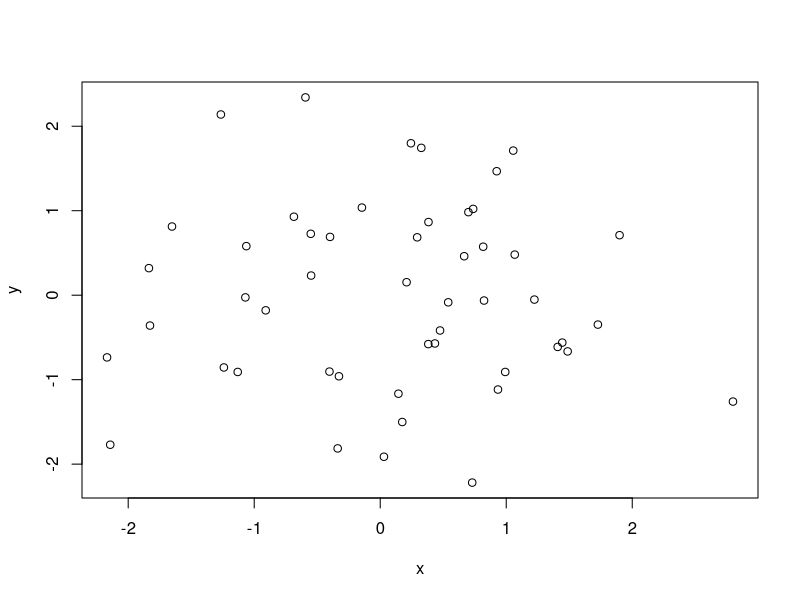
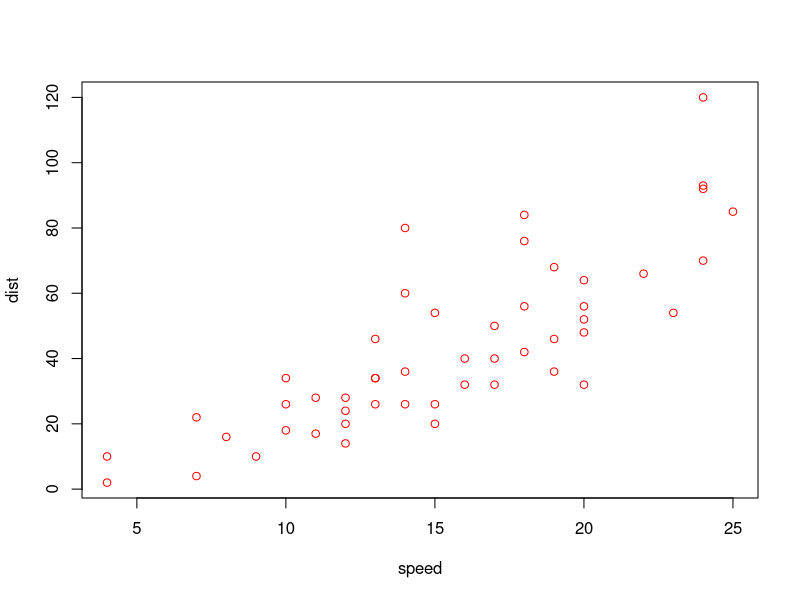
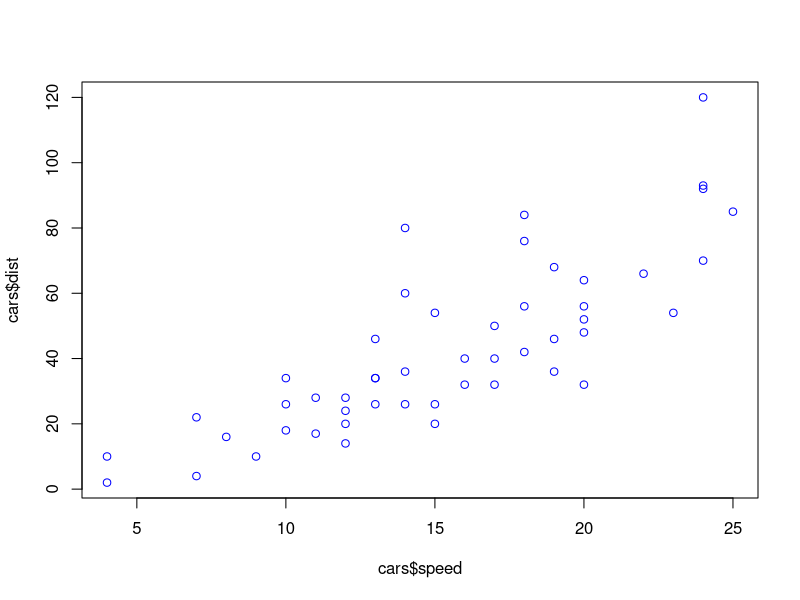

Write R code to recreate these figures, in order. (Note: this script raises an error after producing the figures.)
# GRÁFICOS: parte II

# Como vimos en la lección 3.5 (gráficos simples para visualizar datos)
# existe una gran diversidad de funciones en R que nos permiten visualizar
# nuestros datos. No obstante, muchas veces nos interesa obtener gráficos de los
# modelos estadísticos evaluados como resultado visual de nuestros análisis. La
# función genérica 'plot' nos permite obtener dicho resultado:
?plot

# Comencemos con un ejemplo muy sencillo:
x <- rnorm(50)
y <- rnorm(50)
plot(x, y)

# En este caso estamos graficando y ~ x aunque el primer argumento sea la
# variable 'x' y el segundo la variable 'y'. Sin embargo, es posible utilizar
# otros argumentos para dicha función.

# Por ejemplo si deseamos visualizar gráficamente el primer modelo lineal simple
# utilizado en la lección 4.3 (regresión simple):

lm1 <- lm(dist ~ speed, data=cars)
plot(dist ~ speed, data=cars, col="red")
# Observe que dentro de la función 'plot' se escribe exactamente lo mismo que
# en la función 'lm'.

# Si bien en la ayuda de dicha función nos dice que el primer argumento es la
# variable 'x' y el segundo es la variable 'y', observe que nosotros en este
# caso le estamos dando como primer argumento la fórmula de nuestro modelo
# lineal y como segundo el data.frame en donde se encuentran nuestros datos.
# Esta es otra forma de obtener un gráfico x-y y en R aparece como la función
# 'plot.formula', aunque si ud. va a la ayuda observará que en realidad se
# utiliza la función 'plot'...
?plot.formula

plot(cars$dist ~ cars$speed, col="blue")
# Otra forma de obtener el mismo resultado. En este caso no es necesario
# utilizar el argumento 'data' porque con el signo '$' ya le estamos indicando a
# la función de donde debe obtener la información para realizar la acción.

plot(speed, dist, data=cars, col="green")
# Este gráfico tiene la misma sintaxis que el primer ejemplo, primero la
# variable 'x', luego la variable 'y', no hay un fórmula... y nos devuelve el
# mismo gráfico (los colores son para poder diferenciarlos y que no se vean todos
# iguales). Esto da cuenta de que ambas formas sirven y queda a elección de cada
# uno la manera más sencilla que le sirva para entender la sintaxis.

lm2 <- lm(dist ~ speed, data=cars, subset=dist > 20)
plot(dist ~ speed, data=cars, subset=dist > 20)
# Como puede observar el argumento 'subset' también sirve como un filtro para
# las variables a graficar. En este caso si ud. compara cualquiera de los tres
# gráficos anteriores con este nuevo gráfico podrá observar como cambian las
# escalas en los ejes y como disminuye la cantidad de puntos (datos) graficados.


# Usando la función gráfica llamada 'abline' podemos agregar la recta al
# gráfico cuya pendiente y corte en el eje 'y' se obtienen del modelo lineal
# 'lm1' en este caso:
abline(lm1) # observe que se escribe el modelo dentro de la función
# En este caso la función 'abline' está utilizando los argumentos 'a' y  'b',
# para mayor información consulte la ayuda:
?abline

# Es lo mismo que haber escrito:
abline(coef(lm1)[1], coef(lm1)[2])
# En este caso el primer argumento 'a' es el primer coeficiente del modelo
# 'lm1'es decir el corte en el eje 'y' y el segundo argumento 'b' es el valor de
# la pendiente. Utilizamos la función 'coef' porque esta nos brinda el valor de
# los parámetros arriba descritos. A su vez se utiliza la sangria con los
# '[]' porque dicha función devuelve los valores en un vector y cada parámetro
# presenta una posición. Para más información consulte en la ayuda de R:
?coef

# Recuerde que la función 'abline' también puede ser utilizada para otros
# casos que no sean modelos estadísticos explicados en la parte I.

# Esta función también acepta argumentos de la función 'par' para diagramar la
# o las líneas que deseemos sean graficadas.
# Por ejemplo:
lm_iris <- lm(Sepal.Length ~ Sepal.Width, data=iris) # modelo lineal
plot(Sepal.Length ~ Sepal.Width, data=iris) # gráfico que lo representa
abline(lm_iris, lwd=2, col=2, lty=3) # recta del modelo lineal

# Complejizando un poco...
# Si nos interesa tener una recta por cada especie, debemos filtrar a nuestro
# modelo lineal por la variable 'Species' y así obtendremos para cada modelo
# sus coeficientes correspondientes.
setosa <- lm(iris$Sepal.Length ~ iris$Sepal.Width, data=iris, subset=Species
=="setosa")
versicolor <- lm(iris$Sepal.Length ~ iris$Sepal.Width, data=iris,
subset=Species == "versicolor")
virginica <- lm(iris$Sepal.Length ~ iris$Sepal.Width, data=iris,
subset=Species == "virginica")

plot(Sepal.Length ~ Sepal.Width, data=iris, pch=as.numeric(iris$Species),
col=as.numeric(iris$Species))

abline(setosa, col=1, lty=1, lwd=1.5) # recta para el modelo setosa
abline(versicolor, col=2, lty=2, lwd=1.5) # recta para el modelo versicolor
abline(virginica, col=3, lty=3, lwd=1.5) # recta para el modelo virginica

legend("topleft", title = "Species", 
       legend=c("setosa","versicolor", "virginica"),
       bty ='n', lty = c(1:3), pch=1:3, col=1:3, lwd = 1.5, cex=0.8)


# Muchas veces nos interesa ver como se distribuyen las frecuencias de
# nuestros datos, si estos presentan algún tipo de distribución teórica
# conocida o simplemente presentan una distribución azarosa. Para este tipo de
# casos existe una buena forma de visualizar lo planteado anteriormente y es a
# través de la función 'hist':
?hist

# Por ejemplo queremos observar la distribución de los siguientes datos:
hist(iris$Sepal.Width)

# Esta función tiene algunos argumentos por defecto que pueden ser de nuestro
# interés modificarlos.
# El argumento 'breaks' es el que marca cuantos cortes (rangos de valores)
# tendrá el histograma:
hist(iris$Sepal.Width, breaks=20)

# Observe que en el eje 'y' se grafican las frecuencias para cada rango de
# valores presente en el eje 'x'. Ahora si preferimos conocer cuál es la densidad
# de dichos valores debemos cambiar el argumento lógico 'freq' que por defecto
# es TRUE: 
hist(iris$Sepal.Width, breaks=20, freq=F)

# Al igual que en la función 'plot', la función 'hist' también acepta
# argumentos como 'col', 'xlab', 'ylab', 'cex', 'font'...
# A modo de ejemplo:
hist(iris$Sepal.Width, col=2, main="Histograma", xlab="Ancho del Sepalo",
     ylab="Frecuencia", xlim=c(1.5, 4.5), font=2)

# Cuando nos interesa visualizar distintos estadísticos descriptivos para
# nuestras variables categóricas, existe una función llamada 'boxplot':
?boxplot

# La fórmula que requiere esta función es del tipo y ~ grp, donde 'y' es la
# variable de respuesta, esta debe ser continua y 'grp' son los distintos grupos
# que queremos comparar o visualizar en relación a 'y'. Por ejemplo:
boxplot(Temp ~ Month, data=airquality)

# Aquí se está graficando la variable continua Temperatura en función de cada
# uno de los 5 Meses de estudio (grupos).
# La interpretación...
# Los límites de la caja dan cuenta del primer y tercer cuartil (ver lección
# correspondiente para complementar). Es decir, la caja limita entre el 25% y
# 75% de los datos. La mediana es la línea que se observa (segundo cuartil),
# en donde se encuentran el 50% de los datos. Los bigotes que salen
# de la caja hacen referencia la valor mínimo y al valor máximo. Por último,
# los puntos que se encuentran más allá de los bigotes son posibles valores
# extremos que aparecen separados porque su valor excede una vez y media el
# rango de la caja (recorrido intercuartílico).

# Como veníamos viendo hasta ahora también es posible diagramar un boxplot
# con los argumentos 'prestados' por la función 'par':

boxplot(Temp ~ Month, data=airquality, col=2:6, main="Boxplot", xlab="Meses",
        ylab="Temperatura") # ... y todos los que hemos visto

# En la función 'boxplot' también funciona el argumento 'subset':
boxplot(Temp ~ Month, data=airquality, col=2:6, main="Boxplot", xlab="Meses",
        ylab="Temperatura", subset=Month < 7)


# La función curve sirve para graficar funciones.
# El primer argumento usa una función de x.
?curve
curve(x ^ 2, from=-5, to=5) # from y to son los límites de la evaluación
curve(sin(x), from=-5, to=5)
curve(sin(x) / x, from=-5, to=5, n=1000) # n es el número de puntos evaluados
# Usando la opción add=TRUE curve actúa como una low level
curve(cos(x), from=-5, to=5, add=TRUE, col=2, n=6)

# Dos alternativas para guardar los gráficos con comandos:

png(file="mi_boxplot.png") # Función que prepara el dispositivo gráfico para
# ser guardado.
boxplot(Temp ~ Month, data=airquality)
dev.off() # Es necesario ejecutar este comando para desconectar el device png
# y así volver a visualizar los gráficos en la pantalla. 

x11()
# Abre una nueva venta de gráfico, necesario para poder ejecutar la función 
# 'savePlot'. 
boxplot <- boxplot(Temp ~ Month, data=airquality, col=2:6)
savePlot(file="mi_segundo_boxplot.png")
# Ojo, debe estar la extensión del archivo incluida, en este caso es .png. 

# Tenga en cuenta que la figura será guardada en el directorio de trabajo
# actual (usar la función 'getwd' para verlo).

 
# Otras herramientas gráficas existen y se crean todo el tiempo en la
# comunidad R. Existen muchos gráficos muy populares que son bastante más
# sofisticados que los gráficos por defecto de R, uno de ellos es "ggplot2",
# sobre el cual no vamos a profundizar en este curso.
# También hay dos grandes paquetes 'lattice' y 'MASS' especializados para
# realizar un sin fin de gráficos en R desde gráficos de tortas hasta gráficos
# en 3D.
